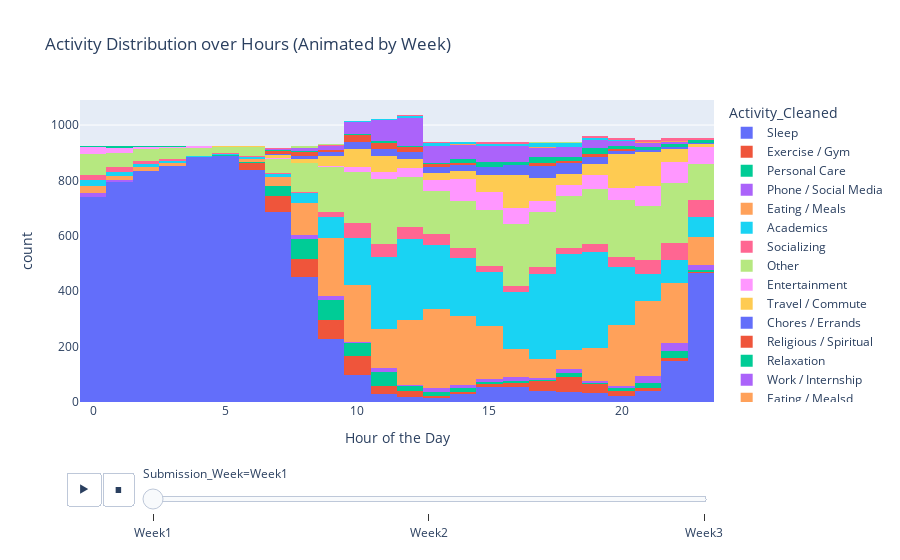

The notebook cell this image was saved under:
### Markdown cell above
**Animated Timeline of Activities (Over Hours)**

### Code cell
fig = px.histogram(
    cleaned_data, 
    x='Hour', 
    color='Activity_Cleaned', 
    animation_frame='Submission_Week',
    nbins=24,
    title='Activity Distribution over Hours (Animated by Week)',
    labels={'Hour': 'Hour of the Day'}
)

fig.show()

### Figure 1 — Plotly figure (JSON) as saved in the notebook; plotly's stock layout.template omitted (floating-point values rounded to 4 significant figures; data arrays with more than 128 entries replaced by an {"elided": "..."} marker saying what was removed)
{"data": [{"bingroup": "x", "hovertemplate": "Activity_Cleaned=Sleep<br>Submission_Week=Week1<br>Hour of the Day=%{x}<br>count=%{y}<extra></extra>", "legendgroup": "Sleep", "marker": {"color": "#636efa", "pattern": {"shape": ""}}, "name": "Sleep", "nbinsx": 24, "orientation": "v", "showlegend": true, "type": "histogram", "x": {"elided": "8290 float values"}, "xaxis": "x", "yaxis": "y"}, {"bingroup": "x", "hovertemplate": "Activity_Cleaned=Exercise / Gym<br>Submission_Week=Week1<br>Hour of the Day=%{x}<br>count=%{y}<extra></extra>", "legendgroup": "Exercise / Gym", "marker": {"color": "#EF553B", "pattern": {"shape": ""}}, "name": "Exercise / Gym", "nbinsx": 24, "orientation": "v", "showlegend": true, "type": "histogram", "x": {"elided": "537 float values"}, "xaxis": "x", "yaxis": "y"}, {"bingroup": "x", "hovertemplate": "Activity_Cleaned=Personal Care<br>Submission_Week=Week1<br>Hour of the Day=%{x}<br>count=%{y}<extra></extra>", "legendgroup": "Personal Care", "marker": {"color": "#00cc96", "pattern": {"shape": ""}}, "name": "Personal Care", "nbinsx": 24, "orientation": "v", "showlegend": true, "type": "histogram", "x": {"elided": "442 float values"}, "xaxis": "x", "yaxis": "y"}, {"bingroup": "x", "hovertemplate": "Activity_Cleaned=Phone / Social Media<br>Submission_Week=Week1<br>Hour of the Day=%{x}<br>count=%{y}<extra></extra>", "legendgroup": "Phone / Social Media", "marker": {"color": "#ab63fa", "pattern": {"shape": ""}}, "name": "Phone / Social Media", "nbinsx": 24, "orientation": "v", "showlegend": true, "type": "histogram", "x": {"elided": "224 float values"}, "xaxis": "x", "yaxis": "y"}, {"bingroup": "x", "hovertemplate": "Activity_Cleaned=Eating / Meals<br>Submission_Week=Week1<br>Hour of the Day=%{x}<br>count=%{y}<extra></extra>", "legendgroup": "Eating / Meals", "marker": {"color": "#FFA15A", "pattern": {"shape": ""}}, "name": "Eating / Meals", "nbinsx": 24, "orientation": "v", "showlegend": true, "type": "histogram", "x": {"elided": "2955 float values"}, "xaxis": "x", "yaxis": "y"}, {"bingroup": "x", "hovertemplate": "Activity_Cleaned=Academics<br>Submission_Week=Week1<br>Hour of the Day=%{x}<br>count=%{y}<extra></extra>", "legendgroup": "Academics", "marker": {"color": "#19d3f3", "pattern": {"shape": ""}}, "name": "Academics", "nbinsx": 24, "orientation": "v", "showlegend": true, "type": "histogram", "x": {"elided": "3232 float values"}, "xaxis": "x", "yaxis": "y"}, {"bingroup": "x", "hovertemplate": "Activity_Cleaned=Socializing<br>Submission_Week=Week1<br>Hour of the Day=%{x}<br>count=%{y}<extra></extra>", "legendgroup": "Socializing", "marker": {"color": "#FF6692", "pattern": {"shape": ""}}, "name": "Socializing", "nbinsx": 24, "orientation": "v", "showlegend": true, "type": "histogram", "x": {"elided": "643 float values"}, "xaxis": "x", "yaxis": "y"}, {"bingroup": "x", "hovertemplate": "Activity_Cleaned=Other<br>Submission_Week=Week1<br>Hour of the Day=%{x}<br>count=%{y}<extra></extra>", "legendgroup": "Other", "marker": {"color": "#B6E880", "pattern": {"shape": ""}}, "name": "Other", "nbinsx": 24, "orientation": "v", "showlegend": true, "type": "histogram", "x": {"elided": "3337 float values"}, "xaxis": "x", "yaxis": "y"}, {"bingroup": "x", "hovertemplate": "Activity_Cleaned=Entertainment<br>Submission_Week=Week1<br>Hour of the Day=%{x}<br>count=%{y}<extra></extra>", "legendgroup": "Entertainment", "marker": {"color": "#FF97FF", "pattern": {"shape": ""}}, "name": "Entertainment", "nbinsx": 24, "orientation": "v", "showlegend": true, "type": "histogram", "x": {"elided": "774 float values"}, "xaxis": "x", "yaxis": "y"}, {"bingroup": "x", "hovertemplate": "Activity_Cleaned=Travel / Commute<br>Submission_Week=Week1<br>Hour of the Day=%{x}<br>count=%{y}<extra></extra>", "legendgroup": "Travel / Commute", "marker": {"color": "#FECB52", "pattern": {"shape": ""}}, "name": "Travel / Commute", "nbinsx": 24, "orientation": "v", "showlegend": true, "type": "histogram", "x": {"elided": "926 float values"}, "xaxis": "x", "yaxis": "y"}, {"bingroup": "x", "hovertemplate": "Activity_Cleaned=Chores / Errands<br>Submission_Week=Week1<br>Hour of the Day=%{x}<br>count=%{y}<extra></extra>", "legendgroup": "Chores / Errands", "marker": {"color": "#636efa", "pattern": {"shape": ""}}, "name": "Chores / Errands", "nbinsx": 24, "orientation": "v", "showlegend": true, "type": "histogram", "x": {"elided": "356 float values"}, "xaxis": "x", "yaxis": "y"}, {"bingroup": "x", "hovertemplate": "Activity_Cleaned=Religious / Spiritual<br>Submission_Week=Week1<br>Hour of the Day=%{x}<br>count=%{y}<extra></extra>", "legendgroup": "Religious / Spiritual", "marker": {"color": "#EF553B", "pattern": {"shape": ""}}, "name": "Religious / Spiritual", "nbinsx": 24, "orientation": "v", "showlegend": true, "type": "histogram", "x": {"elided": "150 float values"}, "xaxis": "x", "yaxis": "y"}, {"bingroup": "x", "hovertemplate": "Activity_Cleaned=Relaxation<br>Submission_Week=Week1<br>Hour of the Day=%{x}<br>count=%{y}<extra></extra>", "legendgroup": "Relaxation", "marker": {"color": "#00cc96", "pattern": {"shape": ""}}, "name": "Relaxation", "nbinsx": 24, "orientation": "v", "showlegend": true, "type": "histogram", "x": {"elided": "185 float values"}, "xaxis": "x", "yaxis": "y"}, {"bingroup": "x", "hovertemplate": "Activity_Cleaned=Work / Internship<br>Submission_Week=Week1<br>Hour of the Day=%{x}<br>count=%{y}<extra></extra>", "legendgroup": "Work / Internship", "marker": {"color": "#ab63fa", "pattern": {"shape": ""}}, "name": "Work / Internship", "nbinsx": 24, "orientation": "v", "showlegend": true, "type": "histogram", "x": {"elided": "628 float values"}, "xaxis": "x", "yaxis": "y"}, {"bingroup": "x", "hovertemplate": "Activity_Cleaned=Eating / Mealsd<br>Submission_Week=Week1<br>Hour of the Day=%{x}<br>count=%{y}<extra></extra>", "legendgroup": "Eating / Mealsd", "marker": {"color": "#FFA15A", "pattern": {"shape": ""}}, "name": "Eating / Mealsd", "nbinsx": 24, "orientation": "v", "showlegend": true, "type": "histogram", "x": [14.0, 22.0, 20.0, 16.0, 17.0, 17.0, 18.0, 22.0, 14.0, 21.0, 22.0, 14.0, 21.0, 22.0, 15.0, 21.0, 15.0, 21.0], "xaxis": "x", "yaxis": "y"}, {"bingroup": "x", "hovertemplate": "Activity_Cleaned=Events / Outings<br>Submission_Week=Week1<br>Hour of the Day=%{x}<br>count=%{y}<extra></extra>", "legendgroup": "Events / Outings", "marker": {"color": "#19d3f3", "pattern": {"shape": ""}}, "name": "Events / Outings", "nbinsx": 24, "orientation": "v", "showlegend": true, "type": "histogram", "x": [20.0, 20.0, 12.0, 12.0, 13.0, 13.0, 14.0, 14.0, 15.0, 17.0, 17.0, 18.0, 18.0, 19.0, 19.0, 11.0, 11.0, 12.0, 12.0, 13.0, 13.0, 12.0, 13.0, 13.0, 14.0, 14.0, 15.0, 15.0, 17.0, 18.0, 18.0, 19.0, 12.0, 13.0, 13.0, 14.0, 10.0, 20.0, 17.0, 17.0, 18.0, 16.0, 17.0, 15.0, 16.0, 13.0, 18.0, 17.0, 18.0, 15.0, 16.0, 16.0, 17.0, 17.0, 18.0, 18.0, 16.0, 17.0, 17.0, 18.0, 11.0, 11.0, 12.0, 12.0, 14.0, 15.0, 15.0, 16.0, 16.0, 17.0, 17.0, 18.0, 18.0, 19.0, 19.0], "xaxis": "x", "yaxis": "y"}, {"bingroup": "x", "hovertemplate": "Activity_Cleaned=Creative / Hobbies<br>Submission_Week=Week1<br>Hour of the Day=%{x}<br>count=%{y}<extra></extra>", "legendgroup": "Creative / Hobbies", "marker": {"color": "#FF6692", "pattern": {"shape": ""}}, "name": "Creative / Hobbies", "nbinsx": 24, "orientation": "v", "showlegend": true, "type": "histogram", "x": [15.0, 15.0, 16.0, 12.0, 12.0, 13.0, 18.0, 18.0, 19.0, 19.0, 20.0, 22.0, 0.0, 22.0, 22.0, 23.0, 23.0, 23.0, 23.0, 9.0, 9.0, 10.0, 18.0, 11.0, 16.0, 17.0, 17.0, 15.0, 16.0, 16.0, 16.0, 17.0, 13.0, 13.0, 19.0, 20.0, 23.0, 20.0, 21.0, 9.0, 19.0, 21.0, 19.0, 19.0, 19.0, 7.0, 15.0, 15.0, 20.0, 20.0, 21.0, 21.0, 22.0, 22.0, 22.0, 15.0, 16.0, 16.0, 21.0, 21.0, 22.0, 22.0], "xaxis": "x", "yaxis": "y"}, {"bingroup": "x", "hovertemplate": "Activity_Cleaned=Health / Doctor<br>Submission_Week=Week1<br>Hour of the Day=%{x}<br>count=%{y}<extra></extra>", "legendgroup": "Health / Doctor", "marker": {"color": "#B6E880", "pattern": {"shape": ""}}, "name": "Health / Doctor", "nbinsx": 24, "orientation": "v", "showlegend": true, "type": "histogram", "x": [17.0, 18.0, 8.0, 8.0, 8.0, 8.0, 8.0, 9.0, 7.0, 8.0, 8.0, 9.0, 9.0, 10.0], "xaxis": "x", "yaxis": "y"}], "layout": {"barmode": "relative", "legend": {"title": {"text": "Activity_Cleaned"}, "tracegroupgap": 0}, "sliders": [{"active": 0, "currentvalue": {"prefix": "Submission_Week="}, "len": 0.9, "pad": {"b": 10, "t": 60}, "steps": [{"args": [["Week1"], {"frame": {"duration": 0, "redraw": true}, "fromcurrent": true, "mode": "immediate", "transition": {"duration": 0, "easing": "linear"}}], "label": "Week1", "method": "animate"}, {"args": [["Week2"], {"frame": {"duration": 0, "redraw": true}, "fromcurrent": true, "mode": "immediate", "transition": {"duration": 0, "easing": "linear"}}], "label": "Week2", "method": "animate"}, {"args": [["Week3"], {"frame": {"duration": 0, "redraw": true}, "fromcurrent": true, "mode": "immediate", "transition": {"duration": 0, "easing": "linear"}}], "label": "Week3", "method": "animate"}], "x": 0.1, "xanchor": "left", "y": 0, "yanchor": "top"}], "title": {"text": "Activity Distribution over Hours (Animated by Week)"}, "updatemenus": [{"buttons": [{"args": [null, {"frame": {"duration": 500, "redraw": true}, "fromcurrent": true, "mode": "immediate", "transition": {"duration": 500, "easing": "linear"}}], "label": "&#9654;", "method": "animate"}, {"args": [[null], {"frame": {"duration": 0, "redraw": true}, "fromcurrent": true, "mode": "immediate", "transition": {"duration": 0, "easing": "linear"}}], "label": "&#9724;", "method": "animate"}], "direction": "left", "pad": {"r": 10, "t": 70}, "showactive": false, "type": "buttons", "x": 0.1, "xanchor": "right", "y": 0, "yanchor": "top"}], "xaxis": {"anchor": "y", "domain": [0, 1], "title": {"text": "Hour of the Day"}}, "yaxis": {"anchor": "x", "domain": [0, 1], "title": {"text": "count"}}}}
